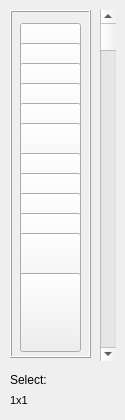
    <widget class="QWidget" name="tab">
     <attribute name="title">
      <string>Layout</string>
     </attribute>
     <widget class="QLabel" name="label_9">
      <property name="geometry">
       <rect>
        <x>10</x>
        <y>370</y>
        <width>91</width>
        <height>20</height>
       </rect>
      </property>
      <property name="text">
       <string>Select:</string>
      </property>
     </widget>
     <widget class="QLabel" name="label_10">
      <property name="geometry">
       <rect>
        <x>10</x>
        <y>390</y>
        <width>91</width>
        <height>21</height>
       </rect>
      </property>
      <property name="font">
       <font>
        <pointsize>8</pointsize>
        <weight>50</weight>
        <italic>false</italic>
        <bold>false</bold>
       </font>
      </property>
      <property name="text">
       <string>1x1</string>
      </property>
     </widget>
     <widget class="QScrollBar" name="verticalScrollBar">
      <property name="geometry">
       <rect>
        <x>100</x>
        <y>10</y>
        <width>16</width>
        <height>351</height>
       </rect>
      </property>
      <property name="maximum">
       <number>650</number>
      </property>
      <property name="orientation">
       <enum>Qt::Vertical</enum>
      </property>
     </widget>
     <widget class="QFrame" name="frame_2">
      <property name="geometry">
       <rect>
        <x>10</x>
        <y>10</y>
        <width>81</width>
        <height>348</height>
       </rect>
      </property>
      <property name="frameShape">
       <enum>QFrame::Box</enum>
      </property>
      <property name="frameShadow">
       <enum>QFrame::Raised</enum>
      </property>
      <widget class="QFrame" name="frame">
       <property name="geometry">
        <rect>
         <x>0</x>
         <y>3</y>
         <width>81</width>
         <height>344</height>
        </rect>
       </property>
       <property name="frameShape">
        <enum>QFrame::NoFrame</enum>
       </property>
       <property name="frameShadow">
        <enum>QFrame::Raised</enum>
       </property>
       <widget class="QPushButton" name="l1">
        <property name="geometry">
         <rect>
          <x>10</x>
          <y>10</y>
          <width>61</width>
          <height>79</height>
         </rect>
        </property>
        <property name="toolTip">
         <string>1 in center</string>
        </property>
        <property name="text">
         <string/>
        </property>
        <property name="icon">
         <iconset resource="res.qrc">
          <normaloff>:/new/prefix1/1c</normaloff>:/new/prefix1/1c</iconset>
        </property>
        <property name="iconSize">
         <size>
          <width>53</width>
          <height>73</height>
         </size>
        </property>
       </widget>
       <widget class="QPushButton" name="l2">
        <property name="geometry">
         <rect>
          <x>10</x>
          <y>30</y>
          <width>61</width>
          <height>79</height>
         </rect>
        </property>
        <property name="toolTip">
         <string>1 top</string>
        </property>
        <property name="text">
         <string/>
        </property>
        <property name="icon">
         <iconset resource="res.qrc">
          <normaloff>:/new/prefix1/1t</normaloff>:/new/prefix1/1t</iconset>
        </property>
        <property name="iconSize">
         <size>
          <width>53</width>
          <height>73</height>
         </size>
        </property>
       </widget>
       <widget class="QPushButton" name="l3">
        <property name="geometry">
         <rect>
          <x>10</x>
          <y>50</y>
          <width>61</width>
          <height>79</height>
         </rect>
        </property>
        <property name="toolTip">
         <string>1x2</string>
        </property>
        <property name="text">
         <string/>
        </property>
        <property name="icon">
         <iconset resource="res.qrc">
          <normaloff>:/new/prefix1/1x2</normaloff>:/new/prefix1/1x2</iconset>
        </property>
        <property name="iconSize">
         <size>
          <width>53</width>
          <height>73</height>
         </size>
        </property>
       </widget>
       <widget class="QPushButton" name="l4">
        <property name="geometry">
         <rect>
          <x>10</x>
          <y>70</y>
          <width>61</width>
          <height>79</height>
         </rect>
        </property>
        <property name="toolTip">
         <string>1x3</string>
        </property>
        <property name="text">
         <string/>
        </property>
        <property name="icon">
         <iconset resource="res.qrc">
          <normaloff>:/new/prefix1/1x3</normaloff>:/new/prefix1/1x3</iconset>
        </property>
        <property name="iconSize">
         <size>
          <width>53</width>
          <height>73</height>
         </size>
        </property>
       </widget>
       <widget class="QPushButton" name="l5">
        <property name="geometry">
         <rect>
          <x>10</x>
          <y>90</y>
          <width>61</width>
          <height>79</height>
         </rect>
        </property>
        <property name="toolTip">
         <string>2x2</string>
        </property>
        <property name="text">
         <string/>
        </property>
        <property name="icon">
         <iconset resource="res.qrc">
          <normaloff>:/new/prefix1/2x2</normaloff>:/new/prefix1/2x2</iconset>
        </property>
        <property name="iconSize">
         <size>
          <width>53</width>
          <height>73</height>
         </size>
        </property>
       </widget>
       <widget class="QPushButton" name="l6">
        <property name="geometry">
         <rect>
          <x>10</x>
          <y>110</y>
          <width>61</width>
          <height>79</height>
         </rect>
        </property>
        <property name="toolTip">
         <string>2x3</string>
        </property>
        <property name="text">
         <string/>
        </property>
        <property name="icon">
         <iconset resource="res.qrc">
          <normaloff>:/new/prefix1/2x3</normaloff>:/new/prefix1/2x3</iconset>
        </property>
        <property name="iconSize">
         <size>
          <width>53</width>
          <height>73</height>
         </size>
        </property>
       </widget>
       <widget class="QPushButton" name="l7">
        <property name="geometry">
         <rect>
          <x>10</x>
          <y>140</y>
          <width>61</width>
          <height>79</height>
         </rect>
        </property>
        <property name="toolTip">
         <string>2x4</string>
        </property>
        <property name="text">
         <string/>
        </property>
        <property name="icon">
         <iconset resource="res.qrc">
          <normaloff>:/new/prefix1/2x4</normaloff>:/new/prefix1/2x4</iconset>
        </property>
        <property name="iconSize">
         <size>
          <width>53</width>
          <height>73</height>
         </size>
        </property>
       </widget>
       <widget class="QPushButton" name="l8">
        <property name="geometry">
         <rect>
          <x>10</x>
          <y>160</y>
          <width>61</width>
          <height>79</height>
         </rect>
        </property>
        <property name="toolTip">
         <string>3x3</string>
        </property>
        <property name="text">
         <string/>
        </property>
        <property name="icon">
         <iconset resource="res.qrc">
          <normaloff>:/new/prefix1/3x3</normaloff>:/new/prefix1/3x3</iconset>
        </property>
        <property name="iconSize">
         <size>
          <width>53</width>
          <height>73</height>
         </size>
        </property>
       </widget>
       <widget class="QPushButton" name="l9">
        <property name="geometry">
         <rect>
          <x>10</x>
          <y>180</y>
          <width>61</width>
          <height>79</height>
         </rect>
        </property>
        <property name="toolTip">
         <string>3x4</string>
        </property>
        <property name="text">
         <string/>
        </property>
        <property name="icon">
         <iconset resource="res.qrc">
          <normaloff>:/new/prefix1/3x5</normaloff>:/new/prefix1/3x5</iconset>
        </property>
        <property name="iconSize">
         <size>
          <width>53</width>
          <height>73</height>
         </size>
        </property>
       </widget>
       <widget class="QPushButton" name="l10">
        <property name="geometry">
         <rect>
          <x>10</x>
          <y>200</y>
          <width>61</width>
          <height>79</height>
         </rect>
        </property>
        <property name="toolTip">
         <string>4x5</string>
        </property>
        <property name="text">
         <string/>
        </property>
        <property name="icon">
         <iconset resource="res.qrc">
          <normaloff>:/new/prefix1/4x5</normaloff>:/new/prefix1/4x5</iconset>
        </property>
        <property name="iconSize">
         <size>
          <width>53</width>
          <height>73</height>
         </size>
        </property>
       </widget>
       <widget class="QPushButton" name="pushButton">
        <property name="geometry">
         <rect>
          <x>10</x>
          <y>220</y>
          <width>61</width>
          <height>79</height>
         </rect>
        </property>
        <property name="toolTip">
         <string>All in oun</string>
        </property>
        <property name="text">
         <string/>
        </property>
        <property name="icon">
         <iconset resource="res.qrc">
          <normaloff>:/new/prefix1/all</normaloff>:/new/prefix1/all</iconset>
        </property>
        <property name="iconSize">
         <size>
          <width>53</width>
          <height>73</height>
         </size>
        </property>
       </widget>
       <widget class="QPushButton" name="pushButton_8">
        <property name="geometry">
         <rect>
          <x>10</x>
          <y>260</y>
          <width>61</width>
          <height>79</height>
         </rect>
        </property>
        <property name="toolTip">
         <string>Users layout</string>
        </property>
        <property name="text">
         <string/>
        </property>
        <property name="icon">
         <iconset resource="res.qrc">
          <normaloff>:/new/prefix1/my</normaloff>:/new/prefix1/my</iconset>
        </property>
        <property name="iconSize">
         <size>
          <width>53</width>
          <height>73</height>
         </size>
        </property>
       </widget>
       <widget class="QLabel" name="checkset">
        <property name="geometry">
         <rect>
          <x>40</x>
          <y>310</y>
          <width>32</width>
          <height>32</height>
         </rect>
        </property>
        <property name="text">
         <string/>
        </property>
        <property name="pixmap">
         <pixmap resource="res.qrc">:/new/prefix1/check</pixmap>
        </property>
        <property name="scaledContents">
         <bool>false</bool>
        </property>
        <property name="wordWrap">
         <bool>false</bool>
        </property>
       </widget>
      </widget>
     </widget>
    </widget>
